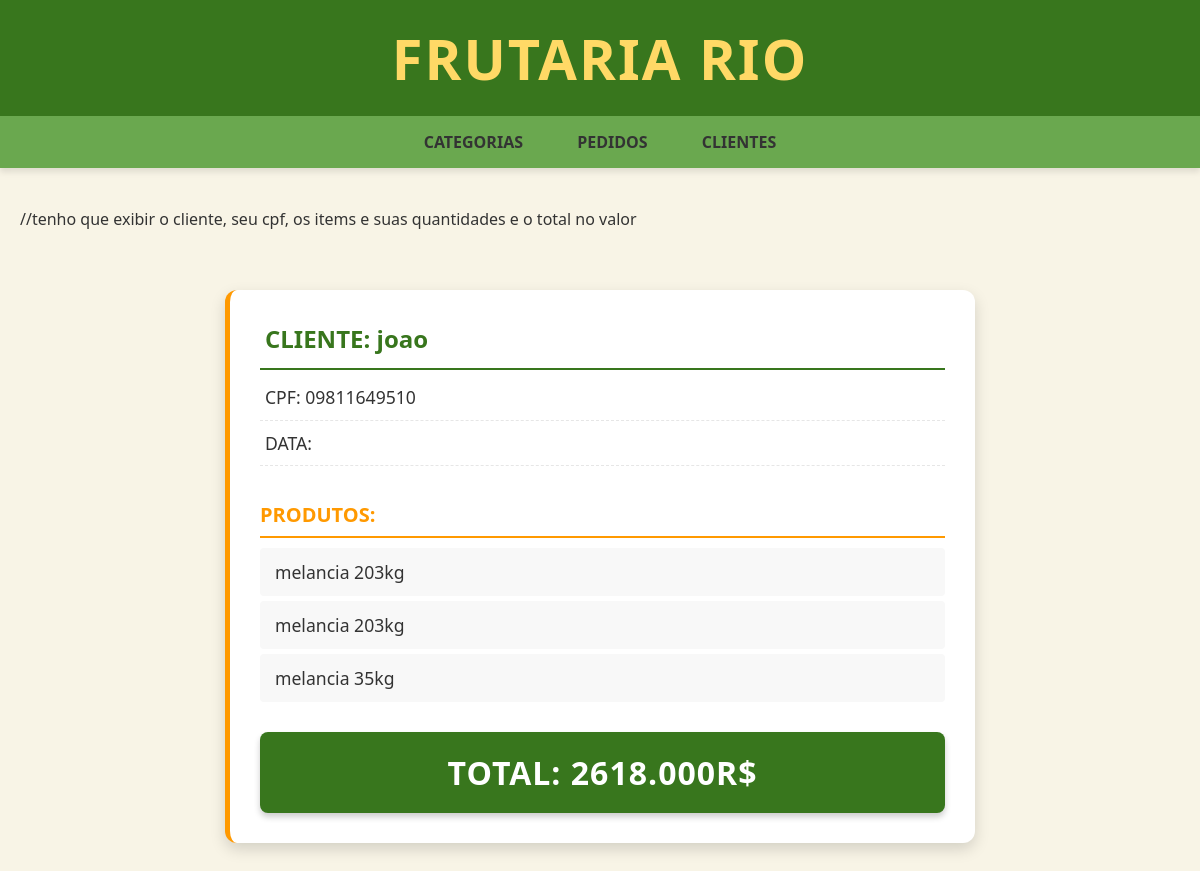
Screenshot of /detalhar_pedido/7 (signed in) with the database file from the repository.
### Site/models.py (models this page shows, shortened)
class Pedido(models.Model):
    cliente = models.ForeignKey(Cliente, on_delete=models.CASCADE)
    data_pedido = models.TimeField(auto_now=True, null = True)
    valor_total = models.DecimalField(decimal_places=3, max_digits = 9, default=0, null = True)

class Cliente(models.Model):
    nome = models.CharField(max_length=20)
    sobrenome = models.CharField(max_length=20)
    email = models.EmailField()
    cpf = models.CharField(max_length=11)
    numero = models.IntegerField()
    cep =models.CharField(max_length = 20)
    logradouro = models.CharField(max_length=30)
    estado = models.CharField(max_length=15)
    cidade = models.CharField(max_length=25)
    ativo = models.BooleanField(default=True)

class Item_Pedido(models.Model):
    produto = models.ForeignKey(Produto, on_delete=models.CASCADE)
    pedido = models.ForeignKey(Pedido, on_delete= models.CASCADE)
    quantidade = models.IntegerField()

class Produto(models.Model):
    nome = models.CharField(max_length=25)
    Categoria = models.ForeignKey(Categoria, on_delete = models.CASCADE)
    unidade_de_venda = models.CharField(max_length=8)
    preco_unitario = models.DecimalField(decimal_places=3, max_digits = 9)
    quantidade_disponivel = models.DecimalField(decimal_places=3, max_digits = 9)
    data_ultima_atualizacao = models.TimeField(auto_now=True, null = True)
    data_validade = models.DateField(null=True)

### Site/views.py (the view)
# urls.py: path('detalhar_pedido/<int:id_pedido>', views.detalhar_pedido, name = "detalhar_pedido"),
@login_required
def detalhar_pedido(request, id_pedido):
    items_pedidos_lista = []
    for items in Item_Pedido.objects.all():
        if (items.pedido.id == id_pedido):
            items_pedidos_lista.append(items)
    pedido = get_object_or_404(Pedido, pk = id_pedido)
    return render(request, 'detalharPedidos.html', context = {"pedido":pedido, "lista_de_items_pedidos":items_pedidos_lista})

### Site/templates/detalharPedidos.html (shortened to what this page needs)
{% extends 'base.html' %}
{% load static %}
{% block style %}
    <link rel = "stylesheet" href = "{% static 'CssS/cssDetalhamentoDoPedido.css' %}">
{% endblock %}
{% block content %}
    //tenho que exibir o cliente, seu cpf, os items e suas quantidades e o total no valor
    <div class = "tabelaExibicao">
        <h3>CLIENTE: {{ pedido.cliente.nome }}</h3>
        <h3>CPF: {{ pedido.cliente.cpf }}</h3>
        <h3>DATA: {{ pedido.data }}</h3>
        <h3>PRODUTOS:</h3>
         {% for item_pedidos in lista_de_items_pedidos %}
            <h3>{{ item_pedidos.produto.nome }}   {{ item_pedidos.quantidade }}{{ item_pedidos.produto.unidade_de_venda }} </h3>
         {% endfor %}
         <h3>TOTAL: {{ pedido.valor_total }}R$ </h3>
    </div>
{% endblock %}

### Site/templates/base.html (shortened to what this page needs)
<!DOCTYPE html>
<html lang="en">
<head>
    {% load static %}
    <link rel = "stylesheet" href = "{% static 'CssS/cssBase.css' %}"/>
    {% block style %}
    {% endblock %}
</head>
<body>
    <header>
        <div class = "titulo">FRUTARIA RIO</div>
        <nav>
            <ul>
                <li><a href =  "{% url 'categorias' %}">CATEGORIAS</a></li>
                <li><a href = "{% url 'pedidos' %}">PEDIDOS</a></li>
                <li><a href = "{% url 'clientes' %}">CLIENTES</a></li>
            </ul>
        </nav>
    </header>
    <div class = "conteudo">
        {% block content %}
        {% endblock %}
    </div>
</body>
</html>

### Site/static/CssS/cssBase.css (style rules this page uses)
* { margin: 0; padding: 0; box-sizing: border-box; }
body { background-color: #F8F4E6; font-family: 'Segoe UI', Tahoma, Geneva, Verdana, sans-serif; color: #333; }
header { background-color: #38761D; box-shadow: 0 4px 6px rgba(0, 0, 0, 0.1); }
header .titulo { color: #FFD966; text-align: center; padding: 20px 0; font-size: 3.5em; font-weight: 700; letter-spacing: 2px; }
header nav { background-color: #6AA84F; display: flex; justify-content: center; padding: 0; }
nav ul { list-style: none; padding: 0; }
nav ul li { display: inline-block; padding: 15px 25px; transition: background-color 0.3s ease; cursor: pointer; }
a { text-decoration: none; color: #333; font-weight: 600; }
.conteudo { padding: 40px 20px; max-width: 1200px; margin: 0 auto; display: flex; flex-direction: column; gap: 20px; }

### Site/static/CssS/cssDetalhamentoDoPedido.css (style rules this page uses)
.tabelaExibicao { width: 90%; max-width: 750px; margin: 40px auto; background-color: #FFFFFF; padding: 30px; border-radius: 12px; box-shadow: 0 6px 15px rgba(0, 0, 0, 0.15); border-left: 5px solid #FF9900; }
.tabelaExibicao h3 { font-size: 1.1em; font-weight: 500; color: #333; line-height: 1.6; padding: 8px 0; }
.tabelaExibicao h3:nth-child(1), .tabelaExibicao h3:nth-child(2), .tabelaExibicao h3:nth-child(3) { border-bottom: 1px dashed #E6E6E6; padding-left: 5px; }
.tabelaExibicao h3:first-child { font-size: 1.5em; font-weight: 700; color: #38761D; margin-bottom: 5px; padding-top: 0; border-bottom: 2px solid #38761D; padding-bottom: 10px; }
.tabelaExibicao h3:nth-child(4) { font-size: 1.25em; font-weight: 700; color: #FF9900; margin-top: 25px; margin-bottom: 10px; padding-bottom: 5px; border-bottom: 2px solid #FF9900; }
.tabelaExibicao h3:nth-child(n+5):not(:last-child) { background-color: #F8F8F8; border-radius: 4px; padding: 10px 15px; margin-bottom: 5px; display: flex; justify-content: space-between; }
.tabelaExibicao h3:last-child { font-size: 2em; font-weight: 800; color: white; background-color: #38761D; text-align: center; padding: 15px 0; border-radius: 8px; margin-top: 30px; letter-spacing: 1px; box-shadow: 0 4px 6px rgba(0, 0, 0, 0.2); }

### rows the page displays
Pedido: cliente.nome "joao", cliente.cpf "09811649510", valor_total "2618.000"
Item_Pedido: produto.nome "melancia", quantidade "203", produto.unidade_de_venda "kg"
Item_Pedido: produto.nome "melancia", quantidade "203", produto.unidade_de_venda "kg"
Item_Pedido: produto.nome "melancia", quantidade "35", produto.unidade_de_venda "kg"
